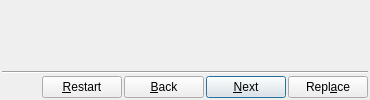
<?xml version="1.0" encoding="UTF-8"?>
<ui version="4.0">
 <class>VcrossReplaceModelDialog</class>
 <widget class="QDialog" name="VcrossReplaceModelDialog">
  <property name="windowTitle">
   <string>Vertical Cross Sections -- Replace Model</string>
  </property>
  <layout class="QVBoxLayout" name="verticalLayout" stretch="1,0,0">
   <property name="spacing">
    <number>2</number>
   </property>
   <property name="margin">
    <number>2</number>
   </property>
   <item>
    <widget class="QStackedWidget" name="stack">
     <property name="currentIndex">
      <number>1</number>
     </property>
     <widget class="VcrossLayerList" name="plotsPage"/>
     <widget class="VcrossModelPage" name="modelPage" />
     <widget class="VcrossReftimePage" name="reftimePage" />
    </widget>
   </item>
   <item>
    <widget class="Line" name="line">
     <property name="orientation">
      <enum>Qt::Horizontal</enum>
     </property>
    </widget>
   </item>
   <item>
    <layout class="QHBoxLayout" name="horizontalLayout">
     <property name="spacing">
      <number>2</number>
     </property>
     <item>
      <spacer name="horizontalSpacer">
       <property name="orientation">
        <enum>Qt::Horizontal</enum>
       </property>
       <property name="sizeHint" stdset="0">
        <size>
         <width>40</width>
         <height>20</height>
        </size>
       </property>
      </spacer>
     </item>
     <item>
      <widget class="QPushButton" name="buttonRestart">
       <property name="text">
        <string>&amp;Restart</string>
       </property>
       <property name="autoDefault">
        <bool>false</bool>
       </property>
      </widget>
     </item>
     <item>
      <widget class="QPushButton" name="buttonBack">
       <property name="text">
        <string>&amp;Back</string>
       </property>
       <property name="autoDefault">
        <bool>false</bool>
       </property>
      </widget>
     </item>
     <item>
      <widget class="QPushButton" name="buttonNext">
       <property name="text">
        <string>&amp;Next</string>
       </property>
      </widget>
     </item>
     <item>
      <widget class="QPushButton" name="buttonReplace">
       <property name="text">
        <string>Repl&amp;ace</string>
       </property>
      </widget>
     </item>
    </layout>
   </item>
  </layout>
 </widget>
 <customwidgets>
  <customwidget>
   <class>VcrossReftimePage</class>
   <extends>QWidget</extends>
   <header>vcross_qt/qtVcrossReftimePage.h</header>
   <container>1</container>
  </customwidget>
  <customwidget>
   <class>VcrossModelPage</class>
   <extends>QWidget</extends>
   <header>vcross_qt/qtVcrossModelPage.h</header>
   <container>1</container>
  </customwidget>
  <customwidget>
   <class>VcrossLayerList</class>
   <extends>QWidget</extends>
   <header>vcross_qt/qtVcrossLayerList.h</header>
   <container>1</container>
  </customwidget>
 </customwidgets>
 <resources/>
 <connections/>
</ui>
